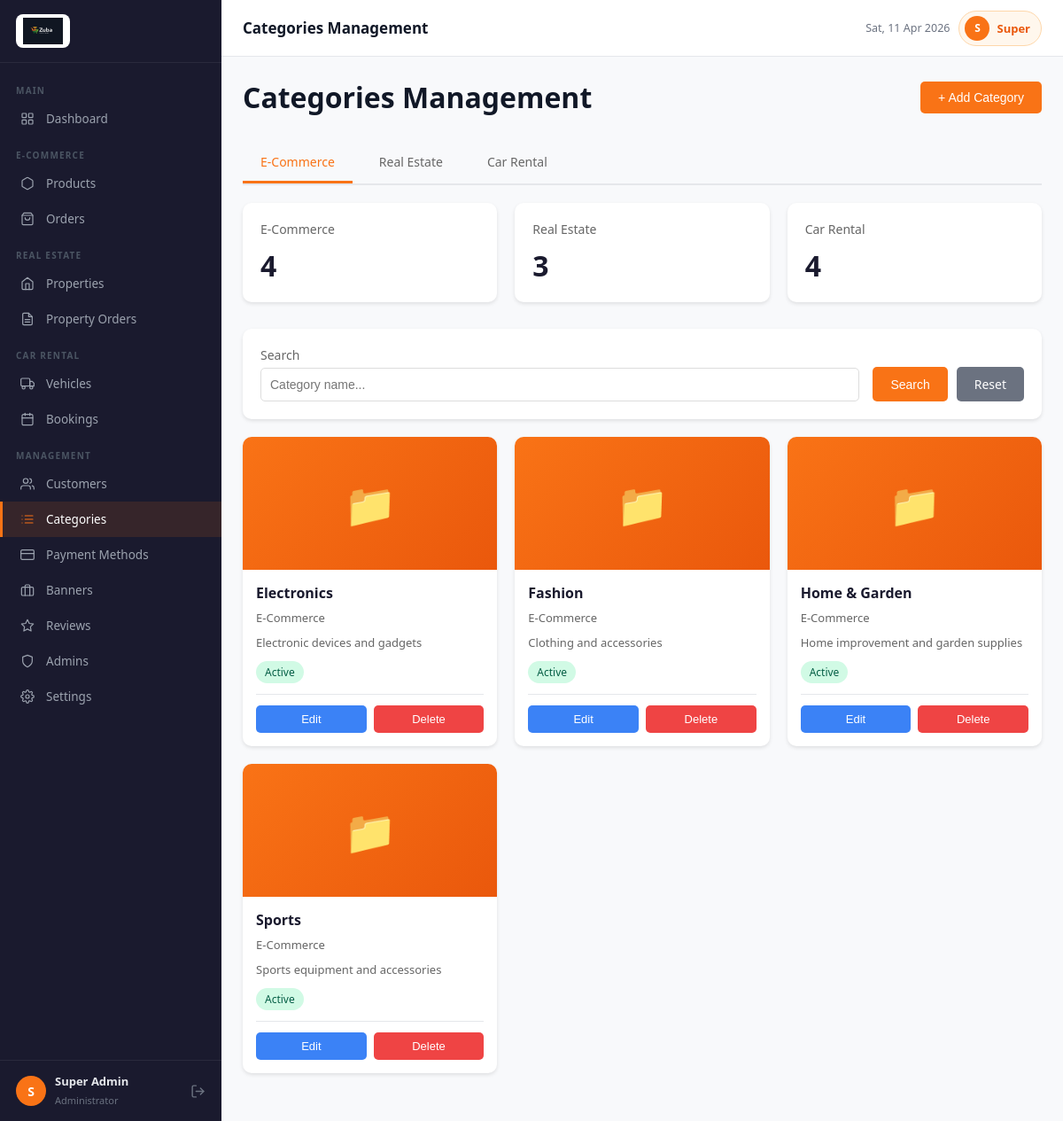
The app's page /admin/categories.php (signed in) with its own data.
### tables this page shows
CREATE TABLE `categories` (
  `id` int(11) UNSIGNED NOT NULL,
  `name` varchar(100) NOT NULL,
  `slug` varchar(100) NOT NULL,
  `type` enum('ecommerce','realestate','carrental') NOT NULL,
  `description` text DEFAULT NULL,
  `image` varchar(255) DEFAULT NULL,
  `parent_id` int(11) UNSIGNED DEFAULT NULL,
  `status` enum('active','inactive') NOT NULL DEFAULT 'active',
  `created_at` timestamp NOT NULL DEFAULT current_timestamp(),
  `updated_at` timestamp NOT NULL DEFAULT current_timestamp() ON UPDATE current_timestamp()
);

### admin/includes/functions.php (called while the page is built, shortened)
<?php
function e($str) {
    return htmlspecialchars((string)($str ?? ''), ENT_QUOTES, 'UTF-8');
}

### admin/categories.php (the view, shortened to what this page needs)
<?php
require_once '../config/db.php';
require_once 'includes/functions.php';
$page_title = "Categories Management";
$type_filter = isset($_GET['type']) ? $_GET['type'] : 'ecommerce';
$search = isset($_GET['search']) ? trim($_GET['search']) : '';
$stats = [];
foreach (['ecommerce', 'realestate', 'carrental'] as $t) {
    $result = $conn->query("SELECT COUNT(*) as count FROM categories WHERE type = '$t'");
    $stats[$t] = $result->fetch_assoc()['count'];
}
$page = isset($_GET['page']) ? (int)$_GET['page'] : 1;
$per_page = 20;
$offset = ($page - 1) * $per_page;
$where = "type = '$type_filter'";
$categories = $conn->query("SELECT * FROM categories WHERE $where ORDER BY name ASC LIMIT $per_page OFFSET $offset");
require_once 'includes/header.php';
?>
<div class="content-header">
    <h1><?php echo $page_title; ?></h1>
    <button onclick="openAddModal()" class="btn-add">+ Add Category</button>
</div>
<div class="type-tabs">
    <a href="?type=ecommerce" class="type-tab <?php echo $type_filter === 'ecommerce' ? 'active' : ''; ?>">E-Commerce</a>
    <a href="?type=realestate" class="type-tab <?php echo $type_filter === 'realestate' ? 'active' : ''; ?>">Real Estate</a>
    <a href="?type=carrental" class="type-tab <?php echo $type_filter === 'carrental' ? 'active' : ''; ?>">Car Rental</a>
</div>
<div class="stats-grid">
    <div class="stat-card">
        <h3>E-Commerce</h3>
        <div class="number"><?php echo $stats['ecommerce']; ?></div>
    </div>
    <div class="stat-card">
        <h3>Real Estate</h3>
        <div class="number"><?php echo $stats['realestate']; ?></div>
    </div>
    <div class="stat-card">
        <h3>Car Rental</h3>
        <div class="number"><?php echo $stats['carrental']; ?></div>
    </div>
</div>
<div class="filters-bar">
    <form method="GET" class="filters-form">
        <div class="filter-group">
            <label>Search</label>
            <input type="text" name="search" placeholder="Category name..." value="<?php echo e($search); ?>">
        </div>
        <div class="filter-actions">
            <button type="submit" class="btn btn-primary">Search</button>
            <a href="?type=<?php echo $type_filter; ?>" class="btn btn-secondary">Reset</a>
        </div>
    </form>
</div>
<div class="categories-grid">
    <?php if ($categories->num_rows > 0): ?>
        <?php while ($category = $categories->fetch_assoc()): ?>
            <div class="category-card">
                <div class="category-image">
                    <?php if ($category['image']): ?>
                        <img src="<?= UPLOAD_URL . 'categories/' . e($category['image']) ?>" alt="">
                    <?php else: ?>
                        <div class="category-image-placeholder">📁</div>
                    <?php endif; ?>
                </div>
                <div class="category-body">
                    <h4 class="category-name"><?php echo e($category['name']); ?></h4>
                    <p class="category-meta">
                        <?php
                        $type_labels = ['ecommerce' => 'E-Commerce', 'realestate' => 'Real Estate', 'carrental' => 'Car Rental'];
                        echo $type_labels[$category['type']] ?? $category['type'];
                        ?>
                    </p>
                    <?php if ($category['description']): ?>
                        <p class="category-description"><?php echo e($category['description']); ?></p>
                    <?php endif; ?>
                    <span class="category-status status-<?php echo $category['status']; ?>">
                        <?php echo ucfirst($category['status']); ?>
                    </span>
                    <div class="category-actions">
                        <button onclick="openEditModal(<?php echo $category['id']; ?>)" class="btn btn-sm btn-edit">Edit</button>
                        <button onclick="confirmDelete(<?php echo $category['id']; ?>, '<?php echo e($category['name']); ?>')" class="btn btn-sm btn-delete">Delete</button>
                    </div>
                </div>
            </div>
        <?php endwhile; ?>
    <?php else: ?>
        <div style="grid-column: 1/-1; text-align: center; padding: 40px; color: #999;">
            No categories found
        </div>
    <?php endif; ?>
</div>
<?php require_once 'includes/footer.php'; ?>

### admin/includes/header.php (style rules this page uses)
*, *::before, *::after { margin: 0; padding: 0; box-sizing: border-box; }
:root { --orange: #f97316; --orange-dark: #ea580c; --orange-light:#fff7ed; --sidebar-w: 250px; --topbar-h: 64px; --dark: #1a1a2e; --dark2: #16213e; --text: #111827; --text-muted: #6b7280; --border: #e5e7eb; --bg: #f8f9fb; --white: #ffffff; --radius: 10px; --shadow: 0 1px 4px rgba(0,0,0,.08); }
body { font-family: 'Segoe UI', Arial, sans-serif; background: var(--bg); color: var(--text); min-height: 100vh; display: flex; }

### admin/categories.php (style rules this page uses)
.content-header { display: flex; justify-content: space-between; align-items: center; margin-bottom: 30px; }
.content-header h1 { margin: 0; }
.btn-add { background: #f97316; color: white; padding: 10px 20px; border: none; border-radius: 5px; cursor: pointer; font-size: 14px; text-decoration: none; display: inline-block; transition: all 0.3s; }
.type-tabs { display: flex; gap: 10px; margin-bottom: 20px; border-bottom: 2px solid #e5e7eb; }
.type-tab { padding: 12px 20px; border: none; background: none; cursor: pointer; font-size: 14px; color: #666; border-bottom: 3px solid transparent; transition: all 0.3s; text-decoration: none; display: inline-block; }
.type-tab.active { color: #f97316; border-bottom-color: #f97316; }
.stats-grid { display: grid; grid-template-columns: repeat(3, 1fr); gap: 20px; margin-bottom: 30px; }
.stat-card { background: white; padding: 20px; border-radius: 10px; box-shadow: 0 2px 4px rgba(0,0,0,0.1); }
.stat-card h3 { font-size: 14px; color: #666; margin: 0 0 10px 0; font-weight: 500; }
.stat-card .number { font-size: 32px; font-weight: bold; color: #1a1a2e; }
.filters-bar { background: white; padding: 20px; border-radius: 10px; box-shadow: 0 2px 4px rgba(0,0,0,0.1); margin-bottom: 20px; }
.filters-form { display: flex; gap: 15px; align-items: flex-end; }
.filter-group { flex: 1; }
.filter-group label { display: block; margin-bottom: 5px; font-size: 14px; color: #666; }
.filter-group input { width: 100%; padding: 10px; border: 1px solid #ddd; border-radius: 5px; font-size: 14px; }
.filter-actions { display: flex; gap: 10px; }
.btn { padding: 10px 20px; border: none; border-radius: 5px; cursor: pointer; font-size: 14px; text-decoration: none; display: inline-block; transition: all 0.3s; }
.btn-primary { background: #f97316; color: white; }
.btn-secondary { background: #6b7280; color: white; }
.categories-grid { display: grid; grid-template-columns: repeat(auto-fill, minmax(280px, 1fr)); gap: 20px; margin-bottom: 30px; }
.category-card { background: white; border-radius: 10px; box-shadow: 0 2px 4px rgba(0,0,0,0.1); overflow: hidden; transition: all 0.3s; display: flex; flex-direction: column; }
.category-image { width: 100%; height: 150px; background: #f9fafb; display: flex; align-items: center; justify-content: center; overflow: hidden; position: relative; flex-shrink: 0; }
.category-image-placeholder { width: 100%; height: 100%; background: linear-gradient(135deg, #f97316 0%, #ea580c 100%); display: flex; align-items: center; justify-content: center; color: white; font-size: 48px; }
.category-body { padding: 15px; display: flex; flex-direction: column; flex: 1; }
.category-name { font-size: 16px; font-weight: 600; color: #1a1a2e; margin: 0 0 8px 0; word-break: break-word; }
.category-meta { font-size: 13px; color: #666; margin: 0 0 10px 0; }
.category-description { font-size: 13px; color: #666; margin: 0 0 12px 0; line-height: 1.4; display: -webkit-box; -webkit-line-clamp: 2; -webkit-box-orient: vertical; overflow: hidden; flex: 1; }
.category-status { display: inline-block; padding: 4px 10px; border-radius: 20px; font-size: 12px; font-weight: 500; margin-bottom: 12px; align-self: flex-start; }
.status-active { background: #d1fae5; color: #065f46; }
.category-actions { display: grid; grid-template-columns: 1fr 1fr; gap: 8px; padding-top: 12px; border-top: 1px solid #e5e7eb; margin-top: auto; }
.btn-sm { padding: 8px 12px; font-size: 13px; text-align: center; }
.btn-edit { background: #3b82f6; color: white; }
.btn-delete { background: #ef4444; color: white; }

### records on screen
categories: name "Electronics", type "E-Commerce", description "Electronic devices and gadgets", status "Active"
categories: name "Fashion", type "E-Commerce", description "Clothing and accessories", status "Active"
categories: name "Home & Garden", type "E-Commerce", description "Home improvement and garden supplies", status "Active"
categories: name "Sports", type "E-Commerce", description "Sports equipment and accessories", status "Active"

### other values on screen
substr($admin['name'], 0, 1) "S"
$admin['name'] "Super Admin"
$page_title "Categories Management"
explode(' ', $admin['name'])[0] "Super"
$stats['ecommerce'] "4"
$stats['realestate'] "3"
$stats['carrental'] "4"
